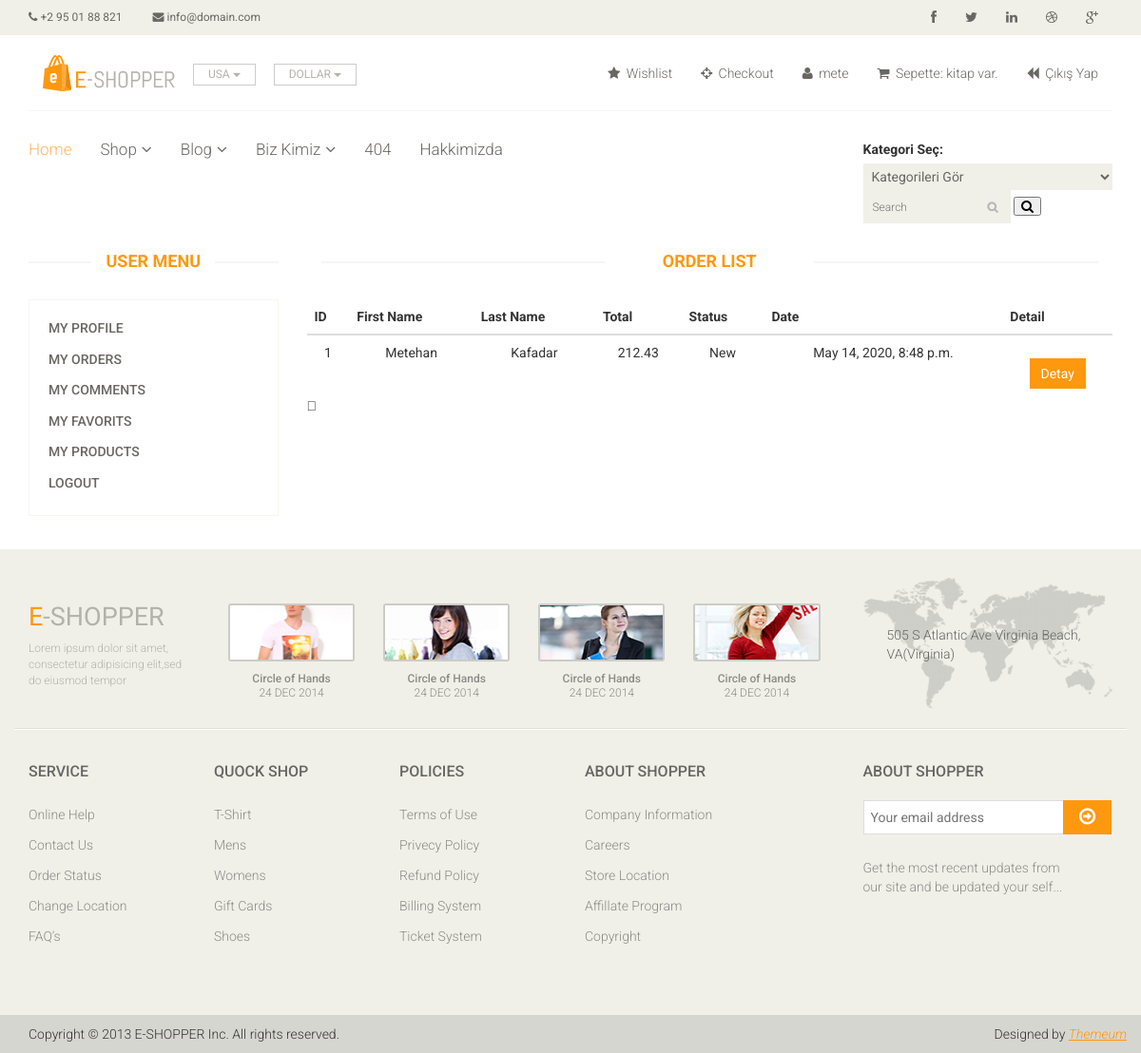
The page /user/orders/ (signed in) on the database as committed earlier.
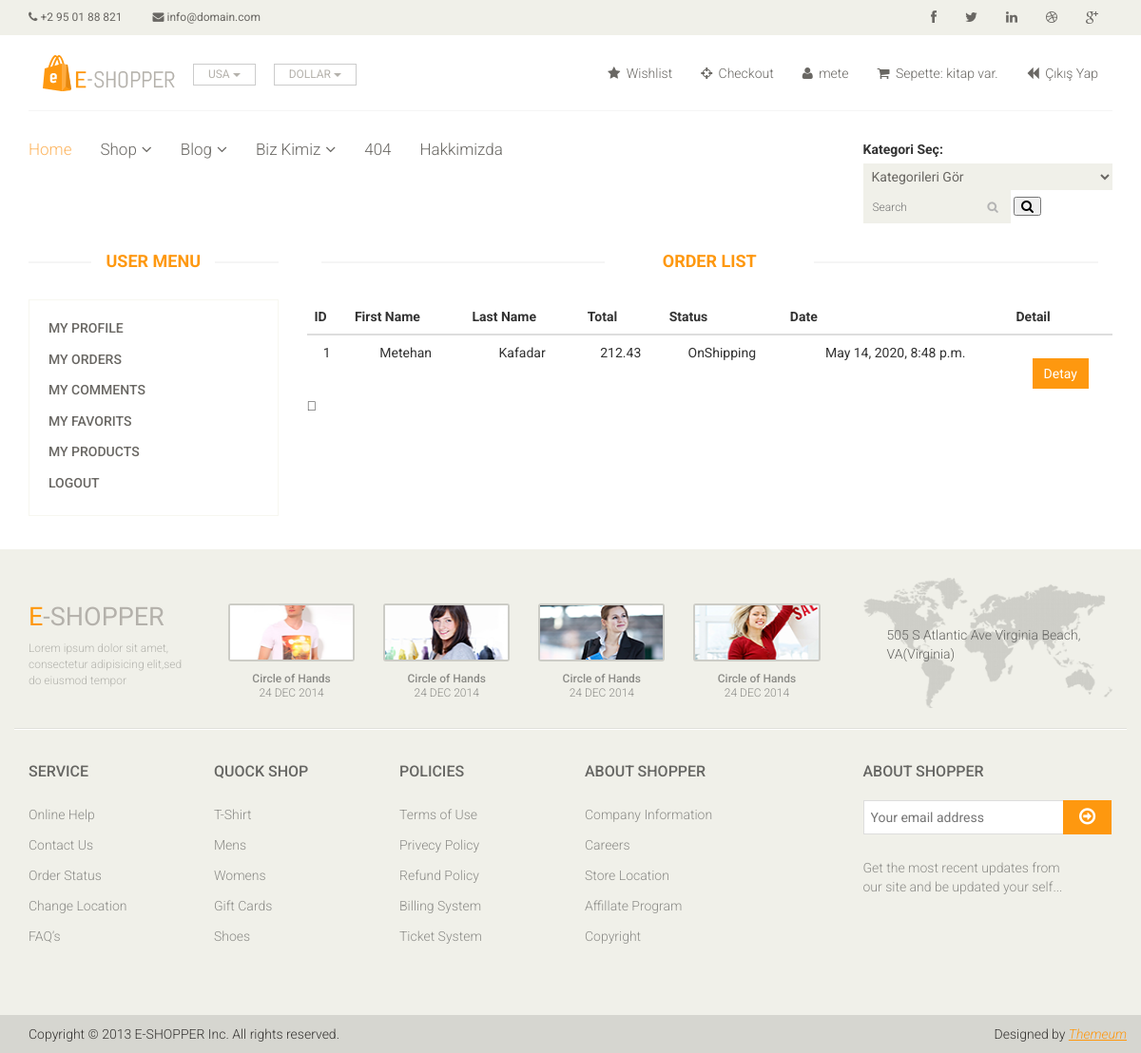
The same page on the database as committed later.
### order/models.py (models this page shows, shortened)
class Order(models.Model):
    STATUS = {
        ('New','New'),
        ('Accepted', 'Accepted'),
        ('Prepearing', 'Prepearing'),
        ('OnShipping', 'OnShipping'),
        ('Completed', 'Completed'),
        ('Canceled', 'Canceled'),
    }
    user = models.ForeignKey(User,on_delete=models.SET_NULL,null=True)
    code = models.CharField(max_length=5, editable=False)
    first_name = models.CharField(max_length=10)
    last_name = models.CharField(max_length=10)
    phone = models.CharField(max_length=20,blank=True)
    address = models.CharField(max_length=150, blank=True)
    city = models.CharField(max_length=20, blank=True)
    country = models.CharField(max_length=20, blank=True)
    total = models.FloatField()
    status = models.CharField(max_length=10,choices=STATUS,default='New')
    ip = models.CharField(blank=True,max_length=20)
    adminnote = models.CharField(max_length=100,blank=True)
    create_at = models.DateTimeField(auto_now_add=True)
    update_at = models.DateTimeField(auto_now=True)

### user/views.py (the view)
# urls.py: path('orders/',views.orders,name='orders'),
@login_required(login_url='/login')
def orders(request):
    category = Category.objects.all()
    current_user = request.user
    orders = Order.objects.filter(user_id=current_user.id)
    context = {
        'category': category,
        'orders': orders,
    }
    return render(request,'user_orders.html',context)

### user/templates/user_orders.html (shortened to what this page needs)
{% extends "homebase.html" %}
{% block content %}
   {% include "user_panel.html" %}
                    <div class="col-sm-9">
					<div class="blog-post-area">
						<h2 class="title text-center">Order List </h2>
						<table class="glyphicon-shopping-cart table">
                            <thead>
                            <tr>
                                <th class="text-left">ID</th>
                                <th class="text-left">First Name</th>
                                <th class="text-left">Last Name</th>
                                <th class="text-left">Total</th>
                                <th class="text-left">Status </th>
                                <th class="text-left">Date</th>
                                <th class="text-left">Detail</th>
                            </tr>
                            {% for rs in orders %}
                            <tr>
                                <td class="text-center">{{ rs.id }}</td>
                                <td class="text-center">{{ rs.first_name }}</td>
                                <td class="text-center">{{ rs.last_name}}</td>
                                <td class="text-center">{{ rs.total }}</td>
                                <td class="text-center">{{ rs.status }}</td>
                                <td class="text-center">{{ rs.create_at }}</td>
                                <td class="text-center"><a class="btn btn-primary" href="/user/orderdetail/{{ rs.id }}">Detay</a></td>
                            </tr>
                            {% endfor %}
                            </thead>
                        </table>
					</div>
                    </div>
			</div>
		</div>
	</section>
 {% endblock %}

Rows that differ between the two databases and show on the page:
changed Order "Metehan": status "New" → "OnShipping"
